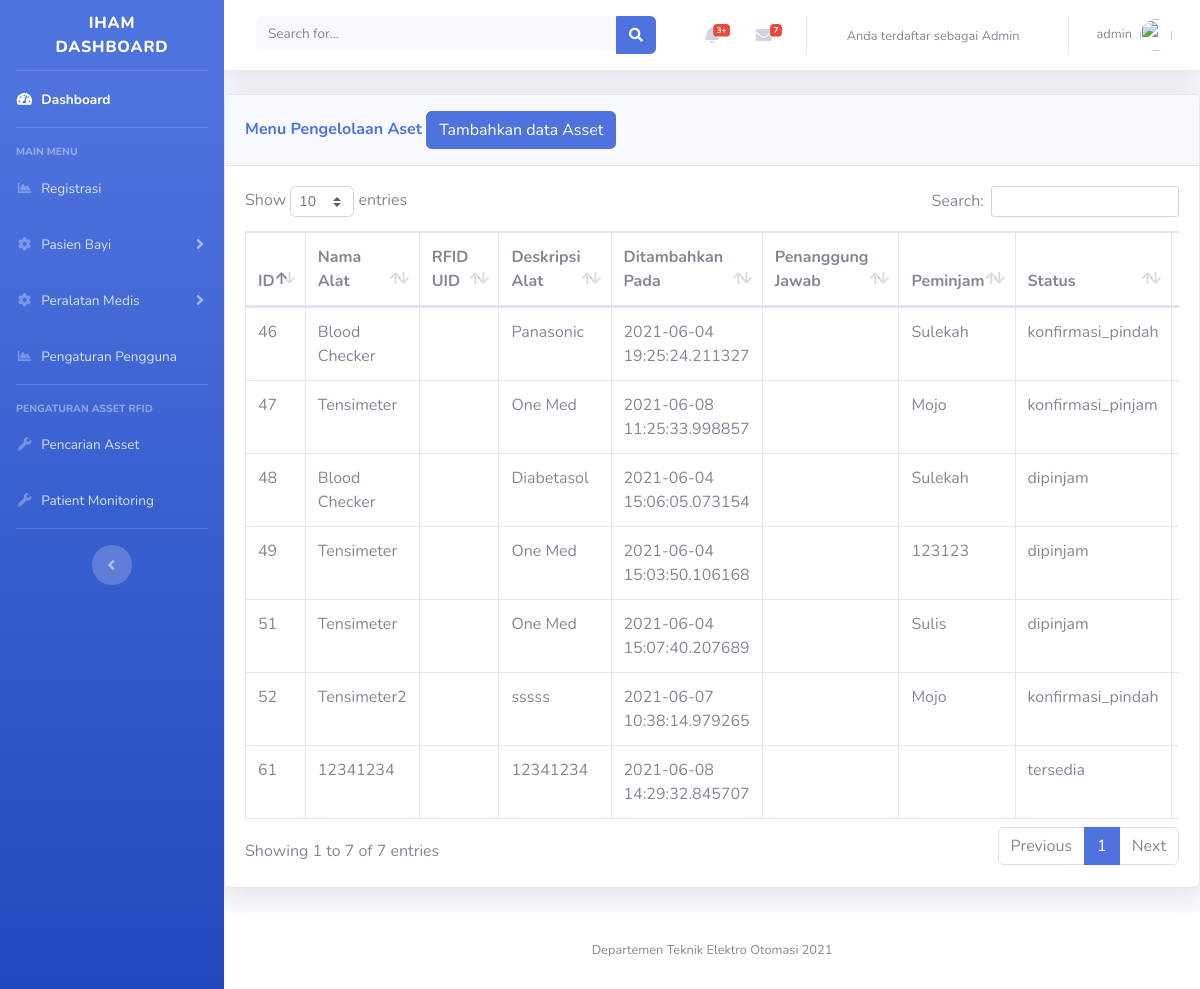
Screenshot of /admin/Tempat_Sampah/stataset.php (signed in) with the database file from the repository.
### tables this page shows
CREATE TABLE `tb_rfid` (
  `id` int(5) NOT NULL,
  `rfid_uid` varchar(50) NOT NULL,
  `nama_alat` varchar(50) NOT NULL,
  `deskripsi` varchar(50) NOT NULL DEFAULT current_timestamp(),
  `tanggal` datetime(6) NOT NULL DEFAULT current_timestamp(6) ON UPDATE current_timestamp(6),
  `penanggung_jawab` varchar(50) NOT NULL,
  `status_asset` varchar(30) NOT NULL,
  `peminjam` varchar(50) NOT NULL,
  `keterangan` varchar(50) NOT NULL
);

### admin/Tempat_Sampah/stataset.php (the view, shortened to what this page needs)
<?php
include('includes/header.php');
include('includes/navbar.php');
include('database/dbconfig.php')
?>
<div class="card shadow mb-4">
  <div class="card-header py-3">
    <h6 class="m-0 font-weight-bold text-primary">Menu Pengelolaan Aset
            <button type="button" class="btn btn-primary" data-toggle="modal" data-target="#tambahinaset">
              Tambahkan data Asset
            </button>
    </h6>
  </div>
<div class="card-body">
    <div class="table-responsive">
    <?php
    $query = "SELECT * FROM tb_rfid";
    $query_run = mysqli_query($connection, $query);
    ?>
      <table class="table table-bordered" id="dataaset" width="100%" cellspacing="0">
        <thead>
          <tr>
            <th>ID </th>
            <th>Nama Alat</th>
            <th>RFID UID</th>
            <th>Deskripsi Alat</th>
            <th>Ditambahkan Pada</th>
            <th>Penanggung Jawab</th>
            <th>Peminjam</th>
            <th>Status</th>
            <th>Ubah</th>
          </tr>
        </thead>
        <tbody>
        <?php
        if(mysqli_num_rows($query_run) > 0 )
        {
          while($row = mysqli_fetch_assoc($query_run))
          {
            ?>
          <tr>
          <td><?php echo $row['id']; ?></td>
            <td><?php echo $row['nama_alat']; ?></td>
            <td><?php echo $row['uid']; ?></td>
            <td><?php echo $row['deskripsi']; ?></td>
            <td><?php echo $row['tanggal']; ?></td>
            <td><?php echo $row['penanggung_jawab_bayi']; ?></td>
            <td><?php echo $row['peminjam']; ?></td>
            <td><?php echo $row['status_asset']; ?></td>
            <td>
            </td>
            </div>
            <div class="container-fluid">
          <?php
          }
        }
        else {
          echo "Data tidak ditemukan";
        }
        ?>
    </div>
  </div>
</div>
</div>
<?php
include('includes/scripts.php');
include('includes/footer.php');
?>

### rows the page displays
tb_rfid: id "46", nama_alat "Blood Checker", deskripsi "Panasonic", tanggal "2021-06-04 19:25:24.211327", peminjam "Sulekah", status_asset "konfirmasi_pindah"
tb_rfid: id "47", nama_alat "Tensimeter", deskripsi "One Med", tanggal "2021-06-08 11:25:33.998857", peminjam "Mojo", status_asset "konfirmasi_pinjam"
tb_rfid: id "48", nama_alat "Blood Checker", deskripsi "Diabetasol", tanggal "2021-06-04 15:06:05.073154", peminjam "Sulekah", status_asset "dipinjam"
tb_rfid: id "49", nama_alat "Tensimeter", deskripsi "One Med", tanggal "2021-06-04 15:03:50.106168", peminjam "123123", status_asset "dipinjam"
tb_rfid: id "51", nama_alat "Tensimeter", deskripsi "One Med", tanggal "2021-06-04 15:07:40.207689", peminjam "Sulis", status_asset "dipinjam"
tb_rfid: id "52", nama_alat "Tensimeter2", deskripsi "sssss", tanggal "2021-06-07 10:38:14.979265", peminjam "Mojo", status_asset "konfirmasi_pindah"
tb_rfid: id "61", nama_alat "12341234", deskripsi "12341234", tanggal "2021-06-08 14:29:32.845707", status_asset "tersedia"

### other values shown
$_SESSION['usertype'] "Admin"
$_SESSION['username'] "admin"
